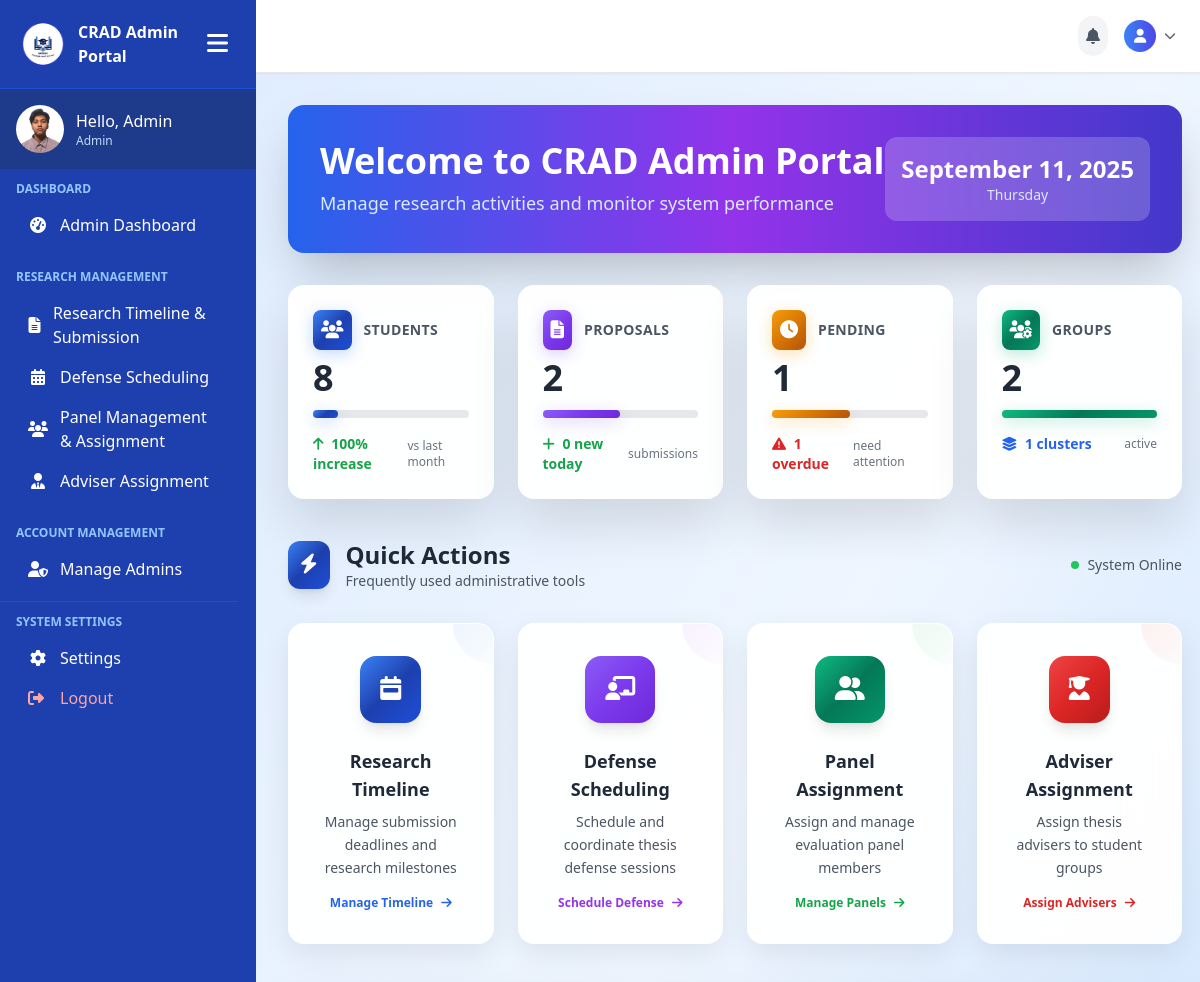
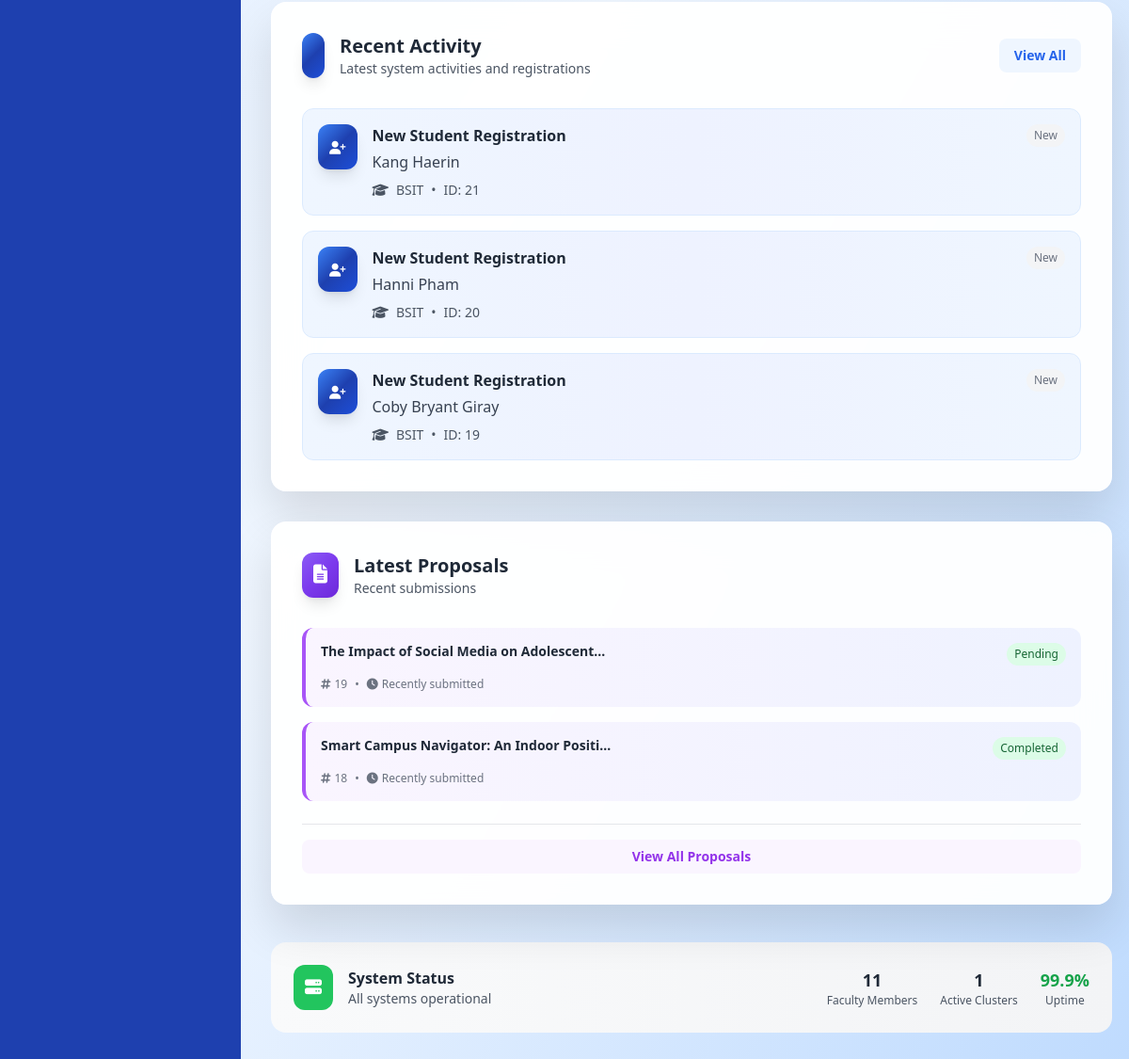
The app's page /admin-pages/admin-dashboard.php (signed in), older data (2 pictures, top to bottom).
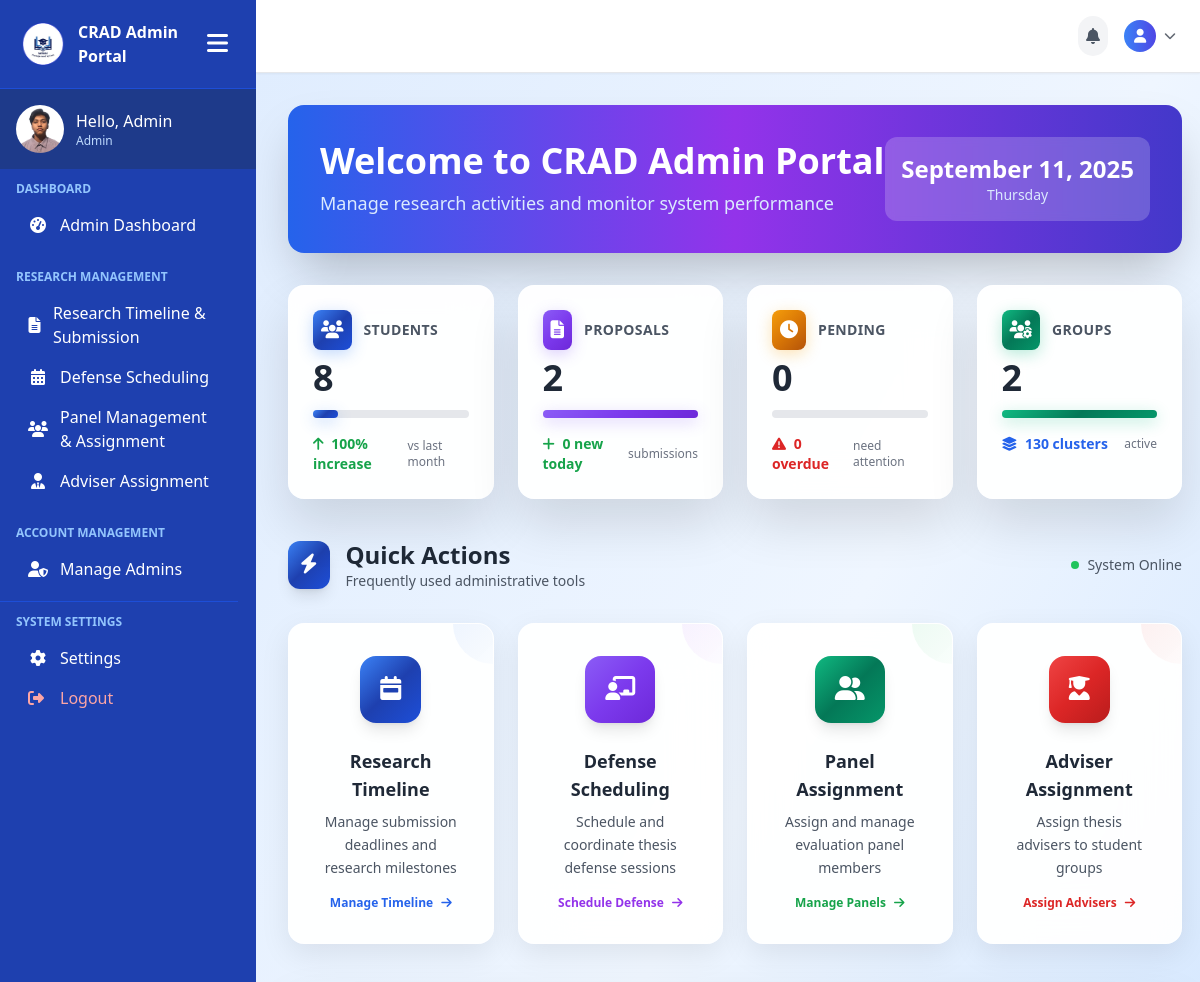
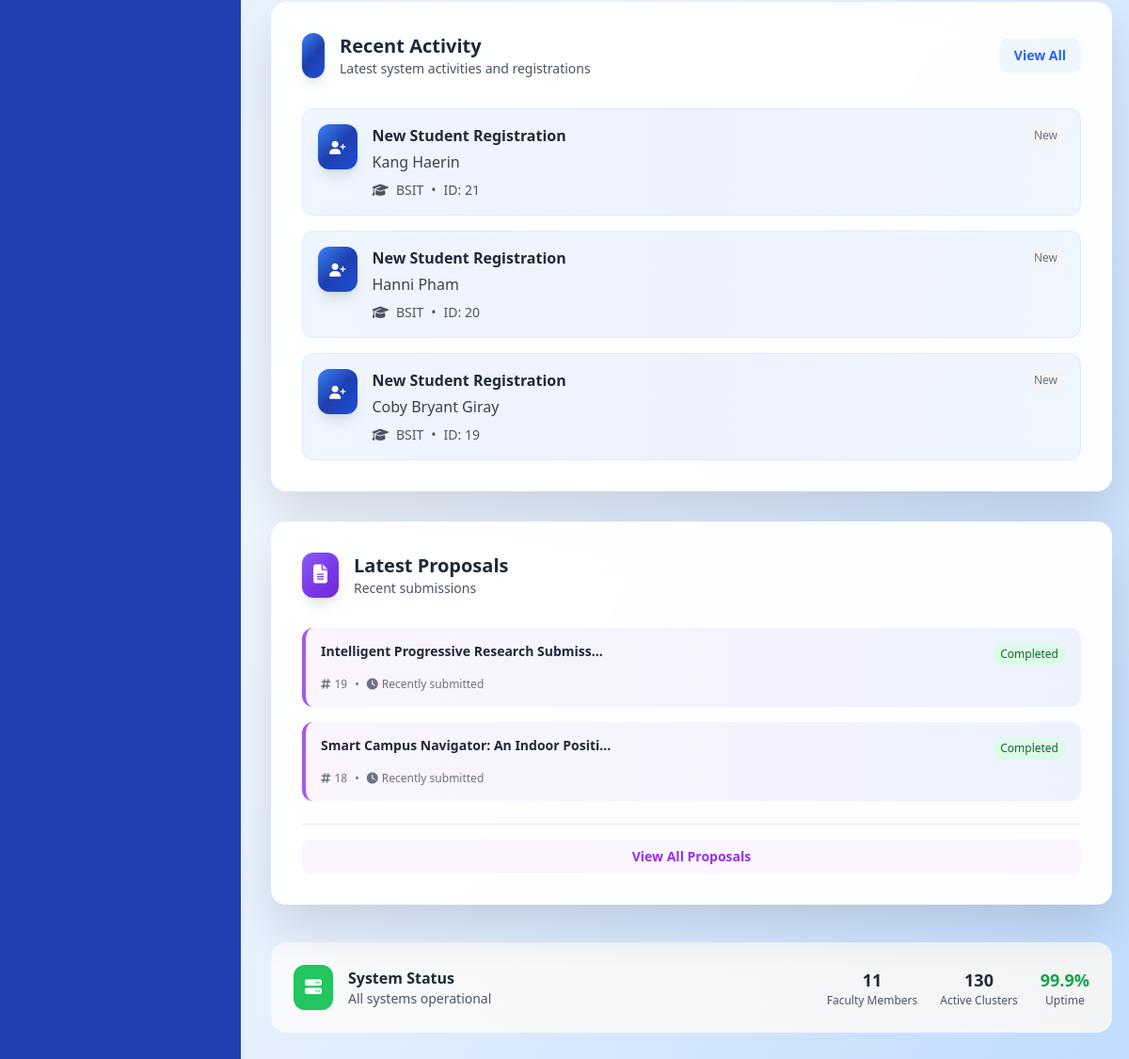
The same page, newer data (2 pictures, top to bottom).
### tables this page shows
CREATE TABLE `user_tbl` (
  `user_id` int(11) NOT NULL,
  `email` varchar(150) NOT NULL,
  `password` varchar(255) NOT NULL,
  `role` enum('Admin','Faculty','Student') NOT NULL DEFAULT 'Student',
  `created_at` timestamp NOT NULL DEFAULT current_timestamp()
);

CREATE TABLE `student_profiles` (
  `id` int(11) NOT NULL,
  `user_id` int(11) NOT NULL,
  `school_id` varchar(50) NOT NULL,
  `full_name` varchar(100) NOT NULL,
  `program` varchar(50) NOT NULL,
  `cluster` varchar(20) DEFAULT '0',
  `faculty_id` int(11) DEFAULT NULL,
  `school_year` varchar(20) NOT NULL,
  `created_at` timestamp NOT NULL DEFAULT current_timestamp(),
  `updated_at` timestamp NOT NULL DEFAULT current_timestamp() ON UPDATE current_timestamp()
);

CREATE TABLE `proposals` (
  `id` int(11) NOT NULL,
  `group_id` int(11) NOT NULL,
  `title` varchar(255) NOT NULL,
  `description` text DEFAULT NULL,
  `file_path` varchar(255) DEFAULT NULL,
  `submitted_at` timestamp NOT NULL DEFAULT current_timestamp(),
  `status` enum('Pending','Completed') NOT NULL DEFAULT 'Pending',
  `reviewed_at` timestamp NULL DEFAULT NULL
);

### admin-pages/admin-dashboard.php (the view, shortened to what the rows shown need)
<?php
include('../includes/connection.php');
$recent_students = mysqli_query($conn, "SELECT full_name, program, id FROM student_profiles ORDER BY id DESC LIMIT 3");
$recent_proposals = mysqli_query($conn, "SELECT title, status, id FROM proposals ORDER BY id DESC LIMIT 3");
?>
<!DOCTYPE html>
<html lang="en">
<head>
    <script src="https://cdn.tailwindcss.com"></script>
    <link rel="stylesheet" href="https://cdnjs.cloudflare.com/ajax/libs/font-awesome/6.0.0/css/all.min.css">
    <link rel="stylesheet" href="https://cdn.jsdelivr.net/npm/flatpickr/dist/flatpickr.min.css">
</head>
<body class="bg-gradient-to-br from-blue-100 via-blue-50 to-blue-200 text-gray-800 font-sans">
    <div class="min-h-screen flex">
        <?php include('../includes/admin-sidebar.php'); ?>
                <main class="flex-1 overflow-y-auto p-4 lg:p-8 hide-scrollbar">
    <div class="mb-8 animate-fade-in">
        <div class="bg-gradient-to-r from-blue-600 via-purple-600 to-indigo-700 rounded-2xl p-8 text-white shadow-2xl">
            <div class="flex flex-col lg:flex-row items-center justify-between">
                <div>
                    <h1 class="text-3xl lg:text-4xl font-bold mb-2">Welcome to CRAD Admin Portal</h1>
                </div>
            </div>
        </div>
    </div>
    <div class="grid grid-cols-1 xl:grid-cols-3 gap-8 mb-10 animate-fade-in">
        <div class="xl:col-span-2 glass-card rounded-2xl p-8">
            <div class="space-y-4">
                <?php if (mysqli_num_rows($recent_students) > 0): ?>
                    <?php while ($student = mysqli_fetch_assoc($recent_students)): ?>
                    <div class="flex items-start p-4 rounded-xl bg-gradient-to-r from-blue-50 via-indigo-50 to-blue-50 border border-blue-100 hover:shadow-md transition-all">
                        <div class="gradient-blue p-3 rounded-xl mr-4 shadow-lg">
                            <i class="fas fa-user-plus text-white text-sm"></i>
                        </div>
                        <div class="flex-1">
                            <div class="flex items-center justify-between">
                                <p class="font-bold text-gray-800">New Student Registration</p>
                                <span class="text-xs text-gray-500 bg-gray-100 px-2 py-1 rounded-full">New</span>
                            </div>
                            <p class="text-gray-700 font-medium mt-1"><?= htmlspecialchars($student['full_name']) ?></p>
                            <div class="flex items-center mt-2 text-sm text-gray-600">
                                <i class="fas fa-graduation-cap mr-2"></i>
                                <span><?= htmlspecialchars($student['program']) ?></span>
                                <span class="mx-2">•</span>
                                <span>ID: <?= $student['id'] ?></span>
                            </div>
                        </div>
                    </div>
                    <?php endwhile; ?>
                <?php endif; ?>
            </div>
        </div>
        <div class="glass-card rounded-2xl p-8">
            <div class="space-y-4">
                <?php if (mysqli_num_rows($recent_proposals) > 0): ?>
                    <?php while ($proposal = mysqli_fetch_assoc($recent_proposals)): ?>
                    <div class="p-4 rounded-xl bg-gradient-to-r from-purple-50 to-indigo-50 border-l-4 border-purple-500 hover:shadow-md transition-all">
                        <div class="flex items-start justify-between mb-2">
                            <h4 class="font-bold text-gray-800 text-sm leading-tight"><?= htmlspecialchars(substr($proposal['title'], 0, 40)) ?><?= strlen($proposal['title']) > 40 ? '...' : '' ?></h4>
                            <span class="text-xs px-2 py-1 rounded-full <?= $proposal['status'] == 'pending' ? 'bg-yellow-100 text-yellow-800' : 'bg-green-100 text-green-800' ?>">
                                <?= ucfirst($proposal['status']) ?>
                            </span>
                        </div>
                        <div class="flex items-center text-xs text-gray-500 mt-3">
                            <i class="fas fa-hashtag mr-1"></i>
                            <span><?= $proposal['id'] ?></span>
                            <span class="mx-2">•</span>
                            <i class="fas fa-clock mr-1"></i>
                            <span>Recently submitted</span>
                        </div>
                    </div>
                    <?php endwhile; ?>
                <?php endif; ?>
            </div>
        </div>
    </div>
            </main>
        </div>
</body>
</html>

### includes/admin-sidebar.php (shortened to what the rows shown need)
<?php
include("../includes/connection.php");
$user_id = $_SESSION['user_id'];
$sql = "SELECT role FROM user_tbl WHERE user_id = ?";
$stmt = $conn->prepare($sql);
$stmt->bind_param("i", $user_id);
$stmt->execute();
$result = $stmt->get_result();
$user = $result->fetch_assoc();
$role = $user['role'];
$greeting = "Hello, " . match($role) {
    'admin' => 'Admin',
    'student' => 'Student',
    default => 'Admin'
};
?>
<!DOCTYPE html>
<html lang="en">
<head>
    <script src="https://cdn.tailwindcss.com"></script>
    <link rel="stylesheet" href="https://cdnjs.cloudflare.com/ajax/libs/font-awesome/6.5.0/css/all.min.css">
</head>
<body>
<div class="sidebar sidebar-transition bg-blue-800 text-white flex flex-col hidden md:flex h-screen w-64" id="sidebar">
    <div class="p-4 flex items-center space-x-3 bg-blue-900">
        <div>
            <p class="font-medium profile-name"><?php echo htmlspecialchars($greeting); ?></p>
            <p class="text-xs text-blue-200 profile-role"><?php echo htmlspecialchars($role); ?></p>
        </div>
    </div>
</div>
</body>
</html>

Row changes from the older to the newer data that the page shows:
changed proposals id 19: title "The Impact of Social Media on Adolescent" → "Intelligent Progressive Research Submiss"; status "Pending" → "Completed"
Text that changed along with them:
$proposal_progress: 50 → 100 (drawn)
$pending_proposals: "1" → "0"
$overdue_proposals: "1" → "0"
$total_clusters: "1" → "130"
